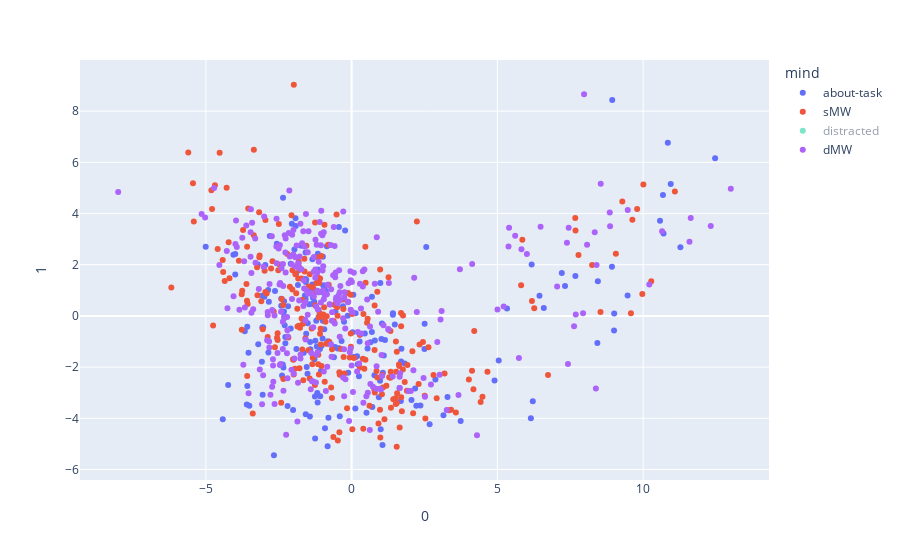

The notebook cell saved with this chart:
### Code cell
fig = px.scatter(X_pca_mw, x=0, y=1, color="mind")
# fig = px.scatter_3d(X_pca_mw, x=0, y=1,z=2, color="mind")
fig.show()

### Figure 1 — Plotly figure (JSON) as saved in the notebook; plotly's stock layout.template omitted (floating-point values rounded to 4 significant figures; data arrays with more than 128 entries replaced by an {"elided": "..."} marker saying what was removed)
{"data": [{"hovertemplate": "mind=about-task<br>0=%{x}<br>1=%{y}<extra></extra>", "legendgroup": "about-task", "marker": {"color": "#636efa", "symbol": "circle"}, "mode": "markers", "name": "about-task", "orientation": "v", "showlegend": true, "type": "scatter", "visible": true, "x": {"elided": "200 float values"}, "xaxis": "x", "y": {"elided": "200 float values"}, "yaxis": "y"}, {"hovertemplate": "mind=sMW<br>0=%{x}<br>1=%{y}<extra></extra>", "legendgroup": "sMW", "marker": {"color": "#EF553B", "symbol": "circle"}, "mode": "markers", "name": "sMW", "orientation": "v", "showlegend": true, "type": "scatter", "x": {"elided": "250 float values"}, "xaxis": "x", "y": {"elided": "250 float values"}, "yaxis": "y"}, {"hovertemplate": "mind=distracted<br>0=%{x}<br>1=%{y}<extra></extra>", "legendgroup": "distracted", "marker": {"color": "#00cc96", "symbol": "circle"}, "mode": "markers", "name": "distracted", "orientation": "v", "showlegend": true, "type": "scatter", "visible": "legendonly", "x": {"elided": "199 float values"}, "xaxis": "x", "y": {"elided": "199 float values"}, "yaxis": "y"}, {"hovertemplate": "mind=dMW<br>0=%{x}<br>1=%{y}<extra></extra>", "legendgroup": "dMW", "marker": {"color": "#ab63fa", "symbol": "circle"}, "mode": "markers", "name": "dMW", "orientation": "v", "showlegend": true, "type": "scatter", "x": {"elided": "286 float values"}, "xaxis": "x", "y": {"elided": "286 float values"}, "yaxis": "y"}], "layout": {"autosize": true, "legend": {"title": {"text": "mind"}, "tracegroupgap": 0}, "margin": {"t": 60}, "xaxis": {"anchor": "y", "autorange": true, "domain": [0, 1], "range": [-9.261, 14.26], "title": {"text": "0"}, "type": "linear"}, "yaxis": {"anchor": "x", "autorange": true, "domain": [0, 1], "range": [-6.469, 10.06], "title": {"text": "1"}, "type": "linear"}}}
